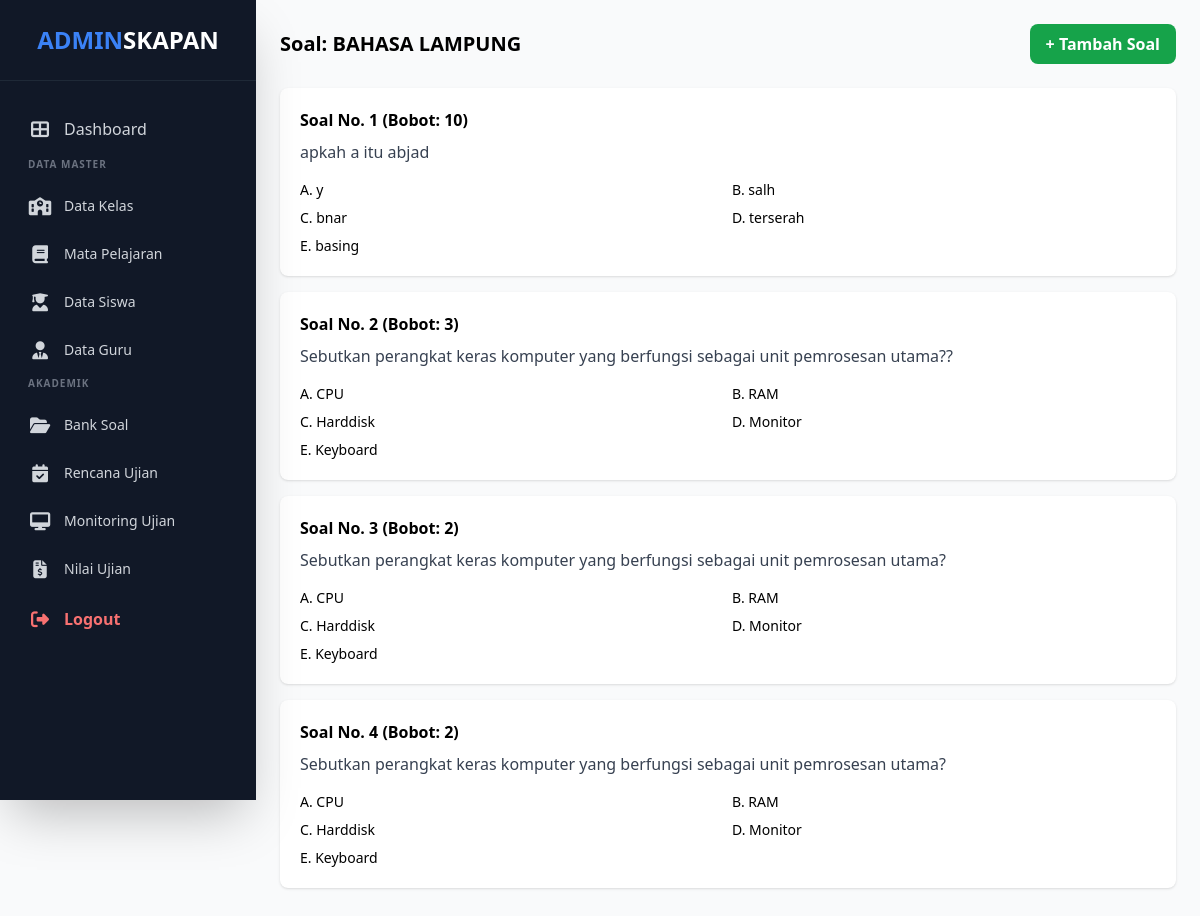
Page /cbt_sekolah/pages/admin/soal_detail.php?id_ujian=15 on the committed database.
### tables this page shows
CREATE TABLE `tb_ujian` (
  `id_ujian` int(11) NOT NULL,
  `id_mapel` int(11) NOT NULL,
  `id_guru` int(11) NOT NULL,
  `judul_ujian` varchar(200) NOT NULL,
  `tanggal_ujian` date NOT NULL,
  `jam_mulai` time NOT NULL,
  `jam_selesai` time NOT NULL,
  `durasi_menit` int(11) NOT NULL,
  `token` varchar(10) DEFAULT NULL,
  `tampil_nilai` enum('0','1') DEFAULT '0',
  `acak_soal` enum('0','1') DEFAULT '0',
  `anti_tab` enum('0','1') DEFAULT '0',
  `status_ujian` enum('aktif','nonaktif') DEFAULT 'aktif'
);

CREATE TABLE `tb_mapel` (
  `id_mapel` int(11) NOT NULL,
  `kode_mapel` varchar(20) DEFAULT NULL,
  `nama_mapel` varchar(100) NOT NULL
);

CREATE TABLE `tb_soal` (
  `id_soal` int(11) NOT NULL,
  `id_ujian` int(11) DEFAULT NULL,
  `id_mapel` int(11) DEFAULT NULL,
  `jenis_soal` enum('1','2') NOT NULL,
  `nilai` int(11) DEFAULT 0,
  `materi` varchar(100) DEFAULT NULL,
  `pertanyaan` text NOT NULL,
  `gambar` varchar(255) DEFAULT NULL,
  `opsi_a` text DEFAULT NULL,
  `opsi_b` text DEFAULT NULL,
  `opsi_c` text DEFAULT NULL,
  `opsi_d` text DEFAULT NULL,
  `opsi_e` text DEFAULT NULL,
  `kunci_jawaban` varchar(5) DEFAULT NULL,
  `bobot` int(11) DEFAULT 1
);

### cbt_sekolah/pages/admin/soal_detail.php (the view, shortened to what this page needs)
<?php
require_once '../../config/koneksi.php';
$id_ujian = $_GET['id_ujian'];
$stmt = $pdo->prepare("SELECT u.*, m.nama_mapel FROM tb_ujian u JOIN tb_mapel m ON u.id_mapel = m.id_mapel WHERE id_ujian = ?");
$stmt->execute([$id_ujian]);
$det_ujian = $stmt->fetch();
$stmt_soal = $pdo->prepare("SELECT * FROM tb_soal WHERE id_ujian = ? ORDER BY id_soal ASC");
$stmt_soal->execute([$id_ujian]);
$soal = $stmt_soal->fetchAll();
?>
<!DOCTYPE html>
<html lang="id">
<head>
    <link href="../../assets/css/style.css" rel="stylesheet">
</head>
<body class="bg-gray-50">
    <?php include '../../layouts/sidebar_admin.php'; ?>
    <div class="md:ml-64 p-6">
        <div class="flex justify-between items-center mb-6">
            <h1 class="text-xl font-bold">Soal: <?= $det_ujian['nama_mapel']; ?></h1>
            <button onclick="bukaModal()" class="bg-green-600 text-white px-4 py-2 rounded-lg font-bold">+ Tambah Soal</button>
        </div>
        <?php foreach ($soal as $index => $s): ?>
            <div class="bg-white p-5 rounded-lg shadow mb-4">
                <div class="font-bold mb-2">Soal No. <?= $index + 1; ?> (Bobot: <?= $s['bobot']; ?>)</div>
                <div class="mb-4 text-gray-700"><?= $s['pertanyaan']; ?></div>
                <div class="grid grid-cols-1 md:grid-cols-2 gap-2 text-sm">
                    <div class="<?= $s['kunci_jawaban'] == 'A' ? 'text-green-600 font-bold' : '' ?>">A. <?= $s['opsi_a']; ?></div>
                    <div class="<?= $s['kunci_jawaban'] == 'B' ? 'text-green-600 font-bold' : '' ?>">B. <?= $s['opsi_b']; ?></div>
                    <div class="<?= $s['kunci_jawaban'] == 'C' ? 'text-green-600 font-bold' : '' ?>">C. <?= $s['opsi_c']; ?></div>
                    <div class="<?= $s['kunci_jawaban'] == 'D' ? 'text-green-600 font-bold' : '' ?>">D. <?= $s['opsi_d']; ?></div>
                    <div class="<?= $s['kunci_jawaban'] == 'E' ? 'text-green-600 font-bold' : '' ?>">E. <?= $s['opsi_e']; ?></div>
                </div>
            </div>
        <?php endforeach; ?>
    </div>
</body>
</html>

### cbt_sekolah/assets/css/style.css (style rules this page uses)
html, :host { line-height: 1.5; -webkit-text-size-adjust: 100%; -moz-tab-size: 4; -o-tab-size: 4; tab-size: 4; font-family: ui-sans-serif, system-ui, sans-serif, "Apple Color Emoji", "Segoe UI Emoji", "Segoe UI Symbol", "Noto Color Emoji"; font-feature-settings: normal; font-variation-settings: normal; -webkit-tap-highlight-color: transparent; }
body { margin: 0; line-height: inherit; }
h1, h2, h3, h4, h5, h6 { font-size: inherit; font-weight: inherit; }
button, input, optgroup, select, textarea { font-family: inherit; font-feature-settings: inherit; font-variation-settings: inherit; font-size: 100%; font-weight: inherit; line-height: inherit; letter-spacing: inherit; color: inherit; margin: 0; padding: 0; }
button, select { text-transform: none; }
button, input:where([type='button']), input:where([type='reset']), input:where([type='submit']) { -webkit-appearance: button; background-color: transparent; background-image: none; }
blockquote, dl, dd, h1, h2, h3, h4, h5, h6, hr, figure, p, pre { margin: 0; }
button, [role="button"] { cursor: pointer; }
.mb-2 { margin-bottom: 0.5rem; }
.mb-4 { margin-bottom: 1rem; }
.mb-6 { margin-bottom: 1.5rem; }
.flex { display: flex; }
.grid { display: grid; }
.grid-cols-1 { grid-template-columns: repeat(1, minmax(0, 1fr)); }
.items-center { align-items: center; }
.justify-between { justify-content: space-between; }
.gap-2 { gap: 0.5rem; }
.rounded-lg { border-radius: 0.5rem; }
.bg-gray-50 { --tw-bg-opacity: 1; background-color: rgb(249 250 251 / var(--tw-bg-opacity, 1)); }
.bg-green-600 { --tw-bg-opacity: 1; background-color: rgb(22 163 74 / var(--tw-bg-opacity, 1)); }
.bg-white { --tw-bg-opacity: 1; background-color: rgb(255 255 255 / var(--tw-bg-opacity, 1)); }
.p-5 { padding: 1.25rem; }
.p-6 { padding: 1.5rem; }
.px-4 { padding-left: 1rem; padding-right: 1rem; }
.py-2 { padding-top: 0.5rem; padding-bottom: 0.5rem; }
.text-sm { font-size: 0.875rem; line-height: 1.25rem; }
.text-xl { font-size: 1.25rem; line-height: 1.75rem; }
.font-bold { font-weight: 700; }
.text-gray-700 { --tw-text-opacity: 1; color: rgb(55 65 81 / var(--tw-text-opacity, 1)); }
.text-white { --tw-text-opacity: 1; color: rgb(255 255 255 / var(--tw-text-opacity, 1)); }
.shadow { --tw-shadow: 0 1px 3px 0 rgb(0 0 0 / 0.1), 0 1px 2px -1px rgb(0 0 0 / 0.1); --tw-shadow-colored: 0 1px 3px 0 var(--tw-shadow-color), 0 1px 2px -1px var(--tw-shadow-color); box-shadow: var(--tw-ring-offset-shadow, 0 0 #0000), var(--tw-ring-shadow, 0 0 #0000), var(--tw-shadow); }
@media (min-width: 768px) { .md\:ml-64 { margin-left: 16rem; } }
@media (min-width: 768px) { .md\:grid-cols-2 { grid-template-columns: repeat(2, minmax(0, 1fr)); } }

### rows in the picture
tb_ujian: id_mapel.nama_mapel "BAHASA LAMPUNG"
tb_soal: bobot "10", pertanyaan "apkah a itu abjad", opsi_a "y", opsi_b "salh", opsi_c "bnar", opsi_d "terserah", opsi_e "basing"
tb_soal: bobot "3", pertanyaan "Sebutkan perangkat keras komputer yang berfungsi sebagai unit pemrosesan utama??", opsi_a "CPU", opsi_b "RAM", opsi_c "Harddisk", opsi_d "Monitor", opsi_e "Keyboard"
tb_soal: bobot "2", pertanyaan "Sebutkan perangkat keras komputer yang berfungsi sebagai unit pemrosesan utama?", opsi_a "CPU", opsi_b "RAM", opsi_c "Harddisk", opsi_d "Monitor", opsi_e "Keyboard"
tb_soal: bobot "2", pertanyaan "Sebutkan perangkat keras komputer yang berfungsi sebagai unit pemrosesan utama?", opsi_a "CPU", opsi_b "RAM", opsi_c "Harddisk", opsi_d "Monitor", opsi_e "Keyboard"
